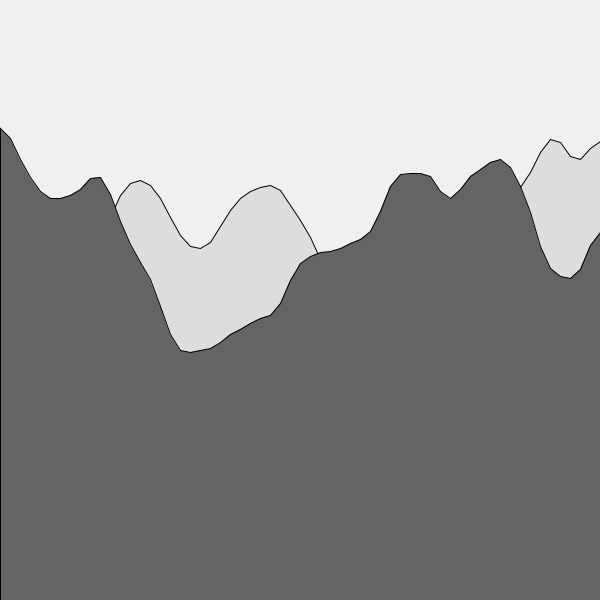
Frame 1 (no input)
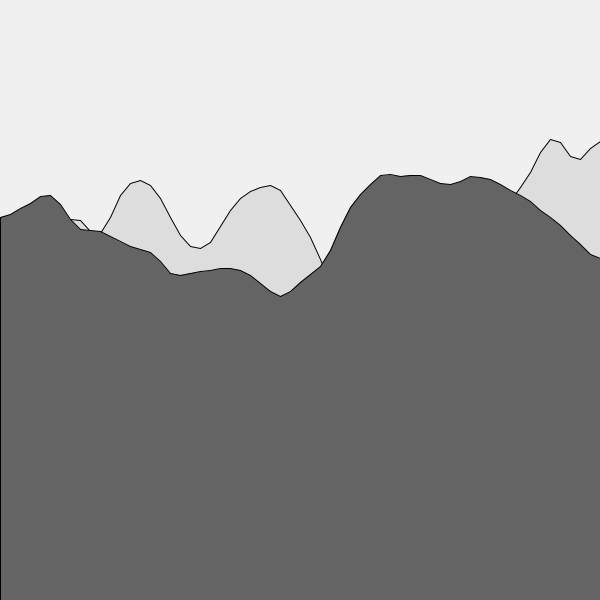
Frame 60 (the mouse pressed at the canvas centre just before this capture)
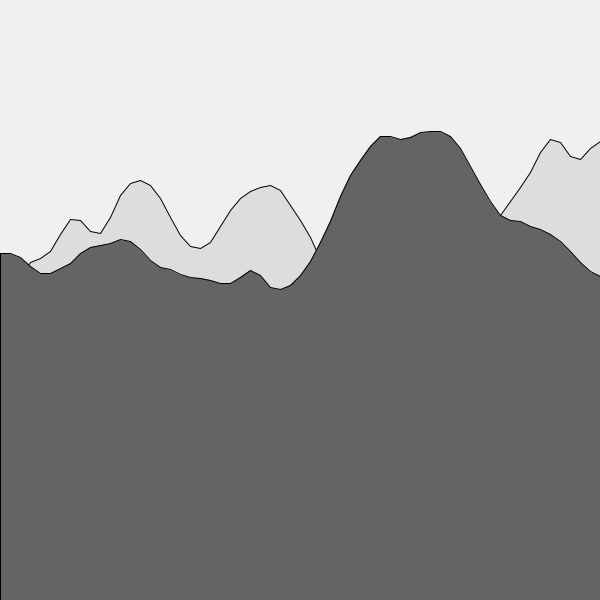
Frame 120 (the mouse held since frame 60 and released just before this capture)

The Processing sketch that drew these frames (run headless with seeded random() and noise(); from frame 60 on, the mouse is pressed at the canvas centre):

// Processing sketch: perlin_noise_pde
// ── perlin_noise_pde.pde
float yoff_1 = 0;
float yoff_2 = 10;

void setup() {
  size(600,600);
  colorMode(SUBTRACT);
  
}

void draw() {
  background(240);
  fill(190, 100);
  beginShape(); 
  float xoff = 0;
  for (float x = 0; x <= width; x += 10) {
    float y = map(noise(xoff, yoff_1), 0, 1, 2, 500);
    vertex(x,y);
    xoff += 0.05;
  }
  yoff_1 += mouseY / 600;
  vertex(width, height);
  vertex(0,height);
  endShape(CLOSE);
  
  beginShape(); 
  fill(100);
  float xoff_2 = 0;
  for (float x = 0; x <= width; x += 10) {
    float y = map(noise(xoff_2, yoff_2), 0, 1, 2, 500);
    vertex(x,y);
    xoff_2 += 0.05;
  }
  yoff_2 += 0.01;
  vertex(width, height);
  vertex(0,height);
  endShape(CLOSE);
  
  
}
  

//float yoff = 0.0;        // 2nd dimension of perlin noise

//void setup() {
//  size(640, 360);
//}

//void draw() {
//  background(51);

//  fill(255);
//  // We are going to draw a polygon out of the wave points
//  beginShape(); 
  
//  float xoff = 0;       // Option #1: 2D Noise
//  // float xoff = yoff; // Option #2: 1D Noise
  
//  // Iterate over horizontal pixels
//  for (float x = 0; x <= width; x += 10) {
//    // Calculate a y value according to noise, map to 
//    float y = map(noise(xoff, yoff), 0, 1, 200,300); // Option #1: 2D Noise
//    // float y = map(noise(xoff), 0, 1, 200,300);    // Option #2: 1D Noise
    
//    // Set the vertex
//    vertex(x, y); 
//    // Increment x dimension for noise
//    xoff += 0.05;
//  }
//  // increment y dimension for noise
//  yoff += 0.01;
//  vertex(width, height);
//  vertex(0, height);
//  endShape(CLOSE);
//}
